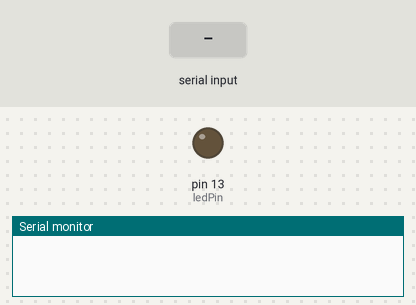
This sketch was run on a simulated Arduino Uno, built with avr-gcc and run on an emulated ATmega328P. Parts: output pins drawn as LEDs (lit = HIGH), the last lines printed to the serial monitor. Inputs (shaded band) come from the test bench.

Above: at 1.2 s.
1.3 s: "1" received over Serial
At 2.5 s:
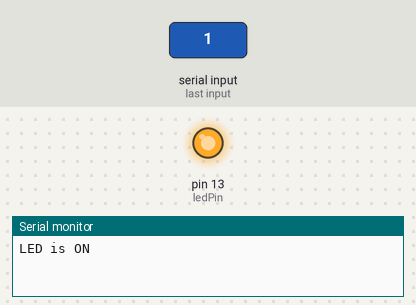
2.8 s: "0" received over Serial
At 3.8 s:
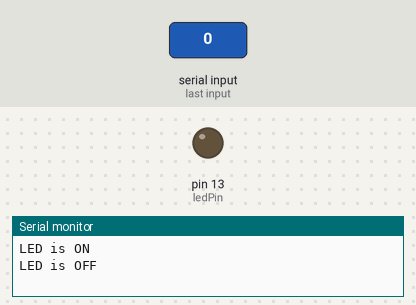
Timing chart, 0 to 5.8 s (numbered marks = the images above; inputs shaded):
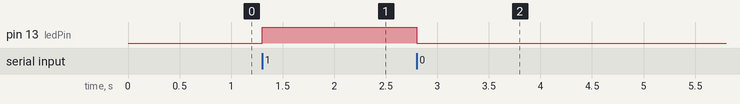

Measured:
- after the input at 1.3 s, pin 13 (ledPin): LOW → HIGH at once
- after the input at 2.8 s, pin 13 (ledPin): HIGH → LOW at once

The sketch:

uart_blinking_led.ino
```cpp
const int ledPin = 13;  // LED connected to digital pin 13

void setup() {
  pinMode(ledPin, OUTPUT);
  Serial.begin(9600);  // Initialize serial communication at 9600 bps
  digitalWrite(ledPin, LOW);  // Turn off the LED initially
}

void loop() {
  if (Serial.available() > 0) {
    char command = Serial.read();  // Read the character from the Serial Monitor

    if (command == '1') {
      digitalWrite(ledPin, HIGH);  // Turn on the LED when '1' is received
      Serial.println("LED is ON");
    } else if (command == '0') {
      digitalWrite(ledPin, LOW);  // Turn off the LED when '0' is received
      Serial.println("LED is OFF");
    }
  }
}
```
